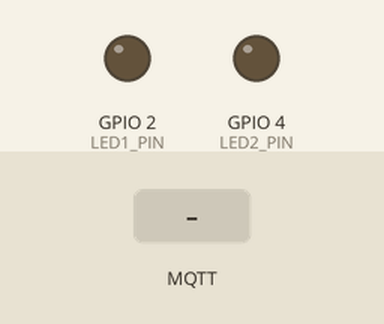
Bench run of a sketch on a simulated ESP32. On the bench: output pins drawn as LEDs (lit = HIGH). The test bench sets the inputs (shaded band). WiFi joins after 1.5 s; servers stay silent unless stated; random numbers use the default seed unless the sketch sets one; no MQTT or app messages arrive unless stated; what the sketch prints to the serial monitor is not drawn.

Above: at 2.7 s.
2.8 s: MQTT message "onled1" arrives on the first subscribed topic
At 3.4 s:
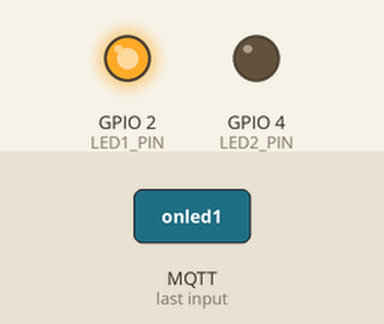
4.3 s: MQTT message "onled2" arrives on the first subscribed topic
At 5.5 s:
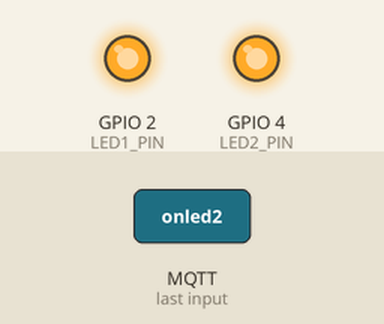
5.8 s: MQTT message "offled1" arrives on the first subscribed topic
At 6.8 s:
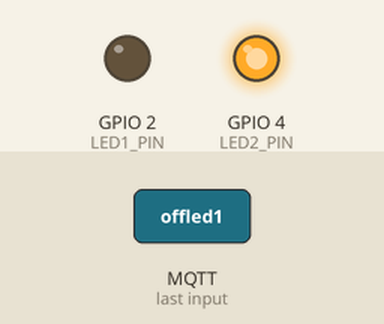
7.3 s: MQTT message "offled2" arrives on the first subscribed topic
At 8.0 s:
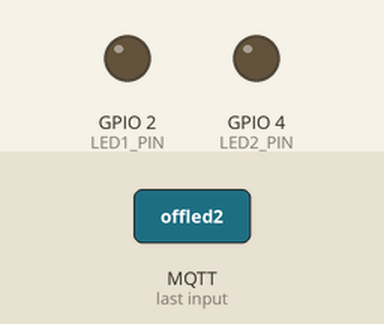
Timing chart, 0 to 9.8 s (numbered marks = the images above; inputs shaded):
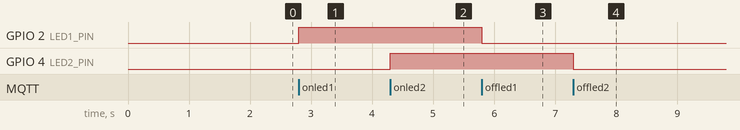

Measured:
- after the input at 2.8 s, GPIO 2 (LED1_PIN): LOW → HIGH at once
- after the input at 4.3 s, GPIO 4 (LED2_PIN): LOW → HIGH at once
- after the input at 5.8 s, GPIO 2 (LED1_PIN): HIGH → LOW at once
- after the input at 7.3 s, GPIO 4 (LED2_PIN): HIGH → LOW at once

The sketch:

mqtt_sub_2_LED.ino
```cpp
#include <WiFi.h>              // 📡 Library WiFi ESP32
#include <PubSubClient.h>      // 🌐 Library MQTT

// ================= WIFI CONFIG =================
#define WIFI_SSID "_______________"      // 📶 Nama WiFi
#define WIFI_PASSWORD "_______________"         // 🔐 Password WiFi

// ================= MQTT CONFIG =================
#define MQTT_HOST "_______________"        // 🌍 MQTT Broker
#define MQTT_PORT 1883                   // Port MQTT

#define SUB_TOPIC "_______________" // 📩 Topic SUBSCRIBE

// ================= HARDWARE =================
#define LED1_PIN 2            // 💡 LED 1
#define LED2_PIN 4            // 💡 LED 2

WiFiClient espClient;
PubSubClient mqttClient(espClient);

// ================= WIFI FUNCTION =================
void connectToWifi() {
  Serial.println("\n📶 [WIFI] Connecting...");
  WiFi.mode(WIFI_STA);
  WiFi.begin(WIFI_SSID, WIFI_PASSWORD);

  while (WiFi.status() != WL_CONNECTED) {
    delay(500);
    Serial.print("⏳");
  }

  Serial.println("\n✅ [WIFI] Connected!");
  Serial.print("🌍 IP: ");
  Serial.println(WiFi.localIP());
}

// ================= MQTT CONNECT =================
void connectToMqtt() {
  while (!mqttClient.connected()) {

    String clientId = "ESP32-2LED-" + String(random(1000, 9999));
    Serial.println("🌐 [MQTT] Connecting...");

    if (mqttClient.connect(clientId.c_str())) {
      Serial.println("✅ [MQTT] Connected");

      mqttClient.subscribe(SUB_TOPIC);
      Serial.print("📩 Subscribed: ");
      Serial.println(SUB_TOPIC);

    } else {
      Serial.print("❌ Failed rc=");
      Serial.print(mqttClient.state());
      Serial.println(" → retry 2s");
      delay(2000);
    }
  }
}

// ================= MQTT CALLBACK =================
void mqttCallback(char* topic, byte* payload, unsigned int length) {

  String message = "";

  for (int i = 0; i < length; i++) {
    message += (char)payload[i];
  }

  message.toLowerCase();
  message.trim();

  Serial.println("\n📩 MQTT MESSAGE");
  Serial.print("📝 Message: ");
  Serial.println(message);

  if (message == "onled1") {
    digitalWrite(LED1_PIN, HIGH);
    Serial.println("💡 LED 1 ON");
  }
  else if (message == "offled1") {
    digitalWrite(LED1_PIN, LOW);
    Serial.println("💡 LED 1 OFF");
  }
  else if (message == "onled2") {
    digitalWrite(LED2_PIN, HIGH);
    Serial.println("💡 LED 2 ON");
  }
  else if (message == "offled2") {
    digitalWrite(LED2_PIN, LOW);
    Serial.println("💡 LED 2 OFF");
  }
}

// ================= SETUP =================
void setup() {
  Serial.begin(115200);
  Serial.println("⚙️ ESP32 MQTT | 2 LED MODE");

  pinMode(LED1_PIN, OUTPUT);
  pinMode(LED2_PIN, OUTPUT);

  digitalWrite(LED1_PIN, LOW);
  digitalWrite(LED2_PIN, LOW);

  connectToWifi();

  mqttClient.setServer(MQTT_HOST, MQTT_PORT);
  mqttClient.setCallback(mqttCallback);

  randomSeed(micros());
}

// ================= LOOP =================
void loop() {

  if (WiFi.status() != WL_CONNECTED) {
    connectToWifi();
  }

  if (!mqttClient.connected()) {
    connectToMqtt();
  }

  mqttClient.loop();   // 🔁 WAJIB
}
```
